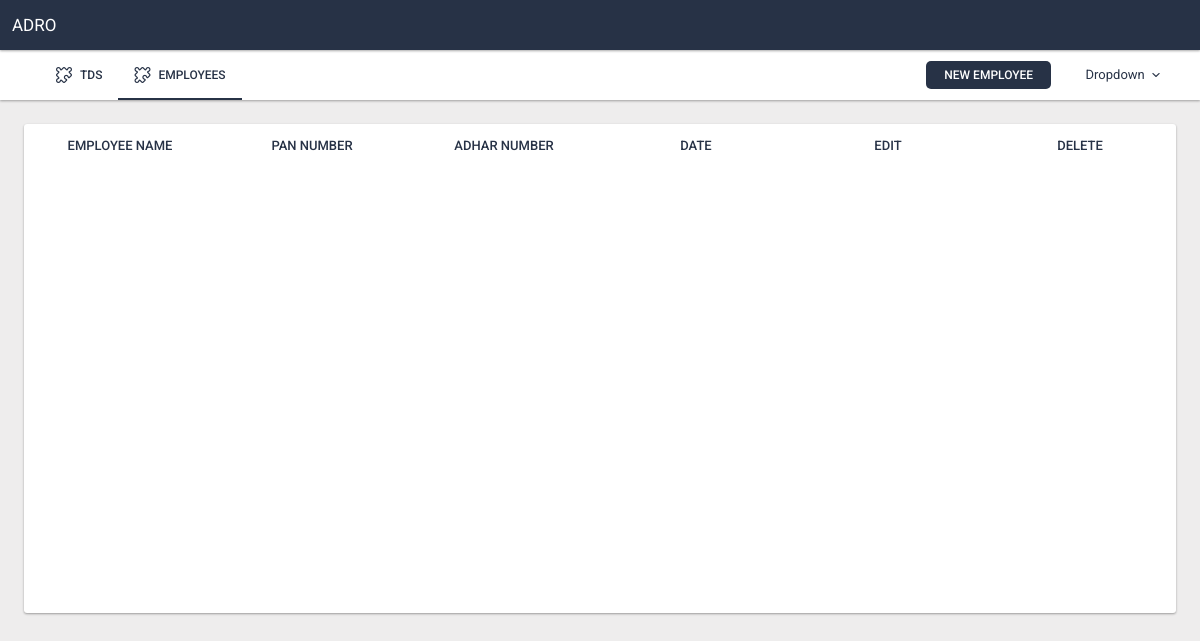
Page /client_employees.php (signed in) on the earlier database version.
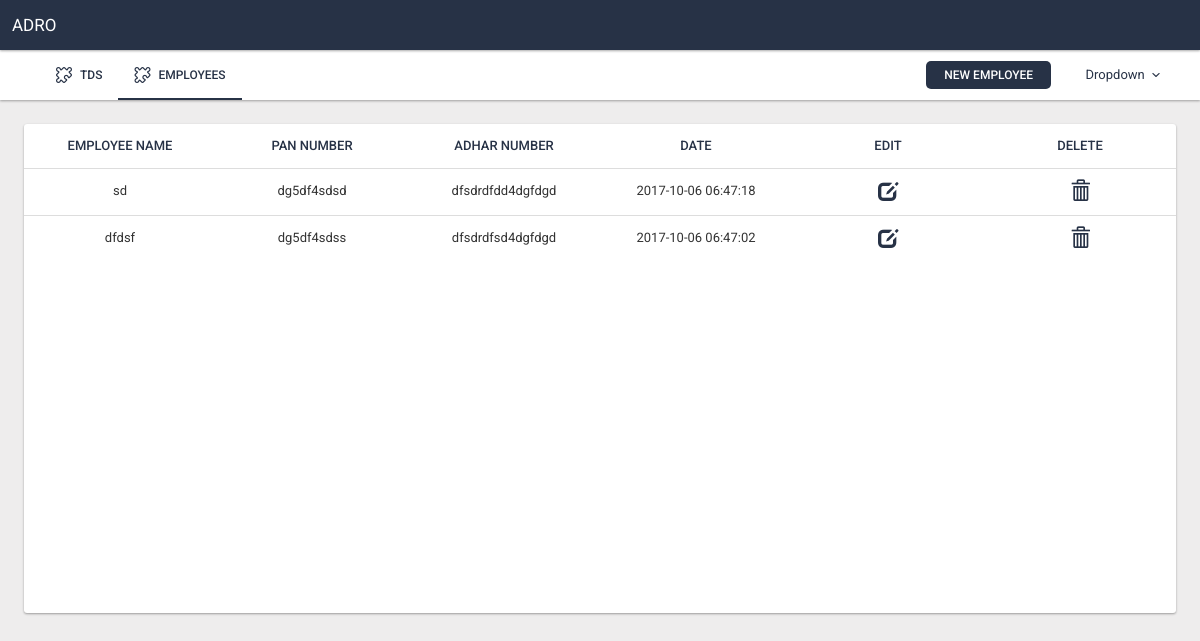
Same page on the later database version.
### tables this page shows
CREATE TABLE `client_employees` (
  `emp_id` int(11) NOT NULL,
  `client_id` int(11) NOT NULL,
  `pan` varchar(255) NOT NULL,
  `aadhar` varchar(255) NOT NULL,
  `emp_name` varchar(255) NOT NULL,
  `created_date` datetime NOT NULL
);

### client_employees.php (the view, shortened to what this page needs)
<?php
include_once "header.php";
$sql1 = "SELECT * FROM `client_employees` WHERE client_id='".$_SESSION['user_id']."' ORDER BY emp_id DESC ";
 $data1 = mysqli_query($conn, $sql1);
?>
<div class="panel panel-flat panelflat newpanel">
<div class="table-responsive" >
	<table class="table table-fixed">
		<thead>
			<tr>
				<th  class="col-xs-2">Employee Name</th>
				<th  class="col-xs-2">Pan Number</th>
				<th  class="col-xs-2">Adhar Number</th>
				<th  class="col-xs-2">Date</th>
				<th  class="col-xs-2">Edit</th>
				<th  class="col-xs-2">Delete</th>
			</tr>
		</thead>
		<tbody>
			<?php
					while($row = mysqli_fetch_array($data1)){
					echo "<tr id=".$row[0]." align='center'>
					<td class='edit-name col-xs-2'>".$row[4]."</td>";
					echo "<td  class='edit-panno col-xs-2'>".$row[2]."</td>";
					echo
					"<td class='edit-addhar col-xs-2'>".$row[3]."</td>";
					echo
					"<td class='edit-date col-xs-2'>".$row[5]."</td>";
					echo"
					 <td class=' col-xs-2'>
						<a data-toggle='modal' data-target='#myEmployeeModal' class='edit_addemployee btn btn-xs btnbg'>
							<span class='glyphicon glyphicon-edit'></span>
						</a>
					</td>
					<td class='col-xs-2'>
						<a id='$row[0]' class='btn btn-xs btnbg remove-item'>
							<span class='glyphicon glyphicon-trash'></span>
						</a>
					</td>
					 </tr>";
				}
				?>
		</tbody>
	</table>
</div>
</div>

### header.php (shortened to what this page needs)
<?php
function active($currect_page){
  $url_array =  explode('/', $_SERVER['REQUEST_URI']) ;
  $url = end($url_array);
  if($currect_page == $url){
      echo 'active';
  }
}
?>
<!DOCTYPE html>
<html>
<head>
<link href="//netdna.bootstrapcdn.com/bootstrap/3.0.3/css/bootstrap.min.css" rel="stylesheet">
	<link href="css/icons/icomoon/styles.css" rel="stylesheet" type="text/css">
	<link href="css/bootstrap.css" rel="stylesheet" type="text/css">
	<link href="css/core.css" rel="stylesheet" type="text/css">
	<link href="css/components.css" rel="stylesheet" type="text/css">
	<link href="css/colors.css" rel="stylesheet" type="text/css">
<link rel = "stylesheet" href="css/style.css">
  </head><body><div class="navbar navbar-inverse navbar-fixed-top" role="navigation">
	<div class="navbar-header">
        <div class="navbar-header"><a class="navbar-brand" href="#">ADRO</a></div>
	</div>
</div>
<div class="navbar navbar-inverse navbar-static-top" role="navigation">
	<ul class="nav navbar-nav navbar-nav-material">
				<?php if($_SESSION['role_id']==CLIENT){?>
					<li class="<?php active('quarter_data.php');?>"><a href="quarter_data.php"><i class="icon-puzzle4 position-left"></i>TDS</a></li>
				<li class="<?php active('client_employees.php');?>"><a href="client_employees.php"><i class="icon-puzzle4 position-left"></i>Employees</a></li>
				<?php }?>
			</ul>
	<div class="collapse navbar-collapse">
		<ul class="nav navbar-nav pull-right">
			<li><a href="#"><div id="buttonplace"></div></a></li>
			<li class="dropdown">
              <a href="#" class="dropdown-toggle" data-toggle="dropdown">Dropdown <b class="caret"></b></a>
            </li>
		</ul>
	</div>
</div>
</body>
</html>

### css/style.css (style rules this page uses)
body { padding-top: 50px; }
.newpanel { margin: 4px 2%;margin-top:2%; }
.btnbg,.btnbg:hover, .btn-md,.btn-md:hover { border-color: #273246!important; color: white!important; }
span.glyphicon,span.glyphicon:hover,span.glyphicon:focus { border-color: white!important; color: #273246!important; background-color: white!important; font-size: 20px; margin-top: -13px;background:none!important; }
a.btnbg { color:#f5f5f5; text-decoration: none; }
th { text-transform:uppercase;color: #273246!important;padding:12px 8px!important;text-align:center!important; }
.navbar-inverse .navbar-nav > .active > a:after { background-color: #273246!important; }
body { background:#eeeded; }
.navbar-inverse .navbar-nav > .open > a, .navbar-inverse .navbar-nav > .open > a:hover, .navbar-inverse .navbar-nav > .open > a:focus,.navbar-inverse .navbar-nav > li > a:hover, .navbar-inverse .navbar-nav > li > a:focus,.navbar-inverse .navbar-nav > li > a { color: #273246!important; }
.navbar-static-top { color: #273246!important; background-color: white!important; }
.navbar-fixed-top { background-color: #273246!important; color: white!important; }
.navbar-brand { margin-left: 12px!important; color: white!important; font-size: 17px; text-transform: uppercase; }
.navbar-inverse > .navbar-nav > li > a:not(.collapsed),.navbar-inverse .navbar-collapse { background:white!important; }
.table > thead > tr > td, .table > tbody > tr > td, .table > tfoot > tr > td { padding-bottom:0!important; }
.table-fixed thead { width: 100%; }
.table-fixed tbody { height: 445px; overflow-y: auto; width: 100%; }
.table-fixed thead, .table-fixed tbody, .table-fixed tr, .table-fixed td, .table-fixed th { display: block; }
.table-fixed tbody td, .table-fixed thead > tr> th { float: left; border-bottom-width: 0; }

### header.php (style rules this page uses)
body { padding-top: 50px; }

Differences in the rows shown:
added client_employees: emp_name "sd", pan "dg5df4sdsd", aadhar "dfsdrdfdd4dgfdgd", created_date "2017-10-06 06:47:18"
added client_employees: emp_name "dfdsf", pan "dg5df4sdss", aadhar "dfsdrdfsd4dgfdgd", created_date "2017-10-06 06:47:02"
